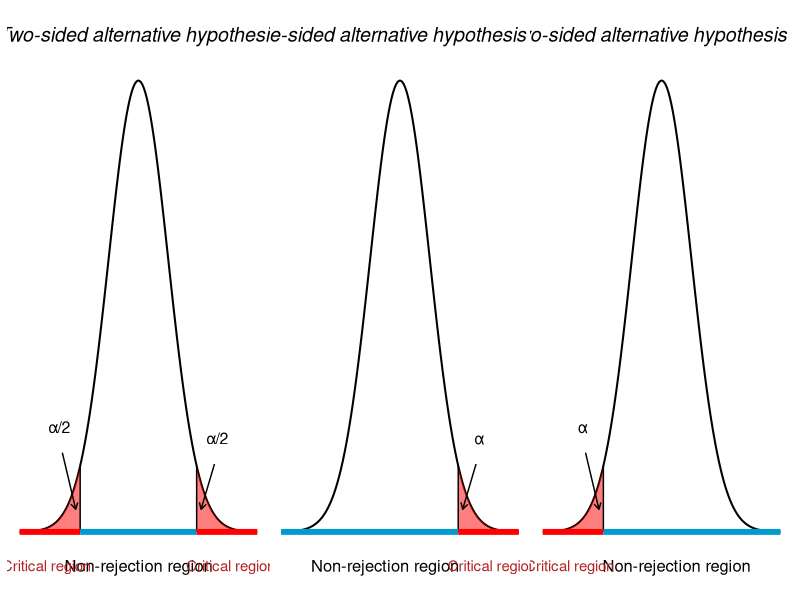

This figure's R source:
## ---- chunk 1
#| warning: false
#| message: false
#| fig-width: 12
#| fig-height: 3
#| fig-align: center

library(ggplot2)
library(patchwork)

# Data for standard normal curve
x_vals <- seq(-4, 4, length.out = 1000)
df <- data.frame(x = x_vals, y = dnorm(x_vals))

# Define alpha level and critical values
alpha <- 0.05
crit_val <- qnorm(1 - alpha / 2)  # ≈ ±1.96

# Data for shaded critical regions
df_left <- subset(df, x <= -crit_val)
df_right <- subset(df, x >= crit_val)

# Find y-values at critical points
y_crit <- dnorm(crit_val)

# Base plot
p1 <- ggplot(df, aes(x = x, y = y)) +
  geom_line(color = "black", linewidth = 0.7) +

  # Shade the critical regions
  geom_area(data = df_left, fill = "red", alpha = 0.5) +
  geom_area(data = df_right, fill = "red", alpha = 0.5) +

  # Vertical lines at critical values that stop at the curve
  annotate("segment", x = -crit_val, xend = -crit_val, y = 0, yend = y_crit, linetype = "solid", color = "black") +
  annotate("segment", x = crit_val, xend = crit_val, y = 0, yend = y_crit, linetype = "solid", color = "black") +

  # Horizontal colored lines for critical and acceptance regions
  annotate("segment", x = -4, xend = -crit_val, y = 0, yend = 0, color = "red", linewidth = 2) +
  annotate("segment", x = -crit_val, xend = crit_val, y = 0, yend = 0, color = "deepskyblue3", linewidth = 2) +
  annotate("segment", x = crit_val, xend = 4, y = 0, yend = 0, color = "red", linewidth = 2) +

   # Arrows pointing into tails
  annotate("segment", x = -crit_val-0.6, xend = -crit_val-0.15, y = 0.07, yend = 0.02,
           arrow = arrow(length = unit(0.18, "cm")), color = "black") +
  annotate("segment", x = crit_val + 0.6, xend = crit_val + 0.15, y = 0.06, yend = 0.02,
           arrow = arrow(length = unit(0.18, "cm")), color = "black") +

  # Annotate regions
  annotate("text", x = 0, y = 0.44, label = "Two-sided alternative hypothesis", size = 5, fontface = "italic") +
  annotate("text", x = 0, y = -0.03, label = "Non-rejection region", size = 4.2) +
  annotate("text", x = -3.1, y = -0.03, label = "Critical region", size = 3.8, color = "firebrick") +
  annotate("text", x = 3.1, y = -0.03, label = "Critical region", size = 3.8, color = "firebrick") +
  annotate("text", x = -crit_val-0.7, y = 0.1, label = "α/2", color = "black", size = 4, vjust = 1.2) +
  annotate("text", x = crit_val+0.7, y = 0.09, label = "α/2", color = "black", size = 4, vjust = 1.2) +

  # Clean theme
  labs(x = NULL, y = NULL) +
  theme_void() +
  theme(
    axis.text.y = element_blank(),
    axis.ticks = element_blank(),
    panel.grid = element_blank()
  )

#  plot
p2 <- ggplot(df, aes(x = x, y = y)) +
  geom_line(color = "black", linewidth = 0.7) +

  # Shade the critical regions
  geom_area(data = df_right, fill = "red", alpha = 0.5) +

  # Vertical  lines at critical values that stop at the curve

  annotate("segment", x = crit_val, xend = crit_val, y = 0, yend = y_crit, linetype = "solid", color = "black") +

  # Horizontal colored lines for critical and acceptance regions

  annotate("segment", x = -4, xend = crit_val, y = 0, yend = 0, color = "deepskyblue3", linewidth = 2) +
  annotate("segment", x = crit_val, xend = 4, y = 0, yend = 0, color = "red", linewidth = 2) +

   # Arrows pointing into tails
  annotate("segment", x = crit_val + 0.6, xend = crit_val + 0.15, y = 0.06, yend = 0.02,
           arrow = arrow(length = unit(0.18, "cm")), color = "black") +

  # Annotate regions
  annotate("text", x = 0, y = 0.44, label = "One-sided alternative hypothesis (>)", size = 5, fontface = "italic") +
  annotate("text", x = -0.5, y = -0.03, label = "Non-rejection region", size = 4.2) +
  annotate("text", x = 3.1, y = -0.03, label = "Critical region", size = 3.8, color = "firebrick") +
  annotate("text", x = crit_val+0.7, y = 0.09, label = "α", color = "black", size = 4, vjust = 1.2) +

  # Clean theme
  labs(x = NULL, y = NULL) +
  theme_void() +
  theme(
    axis.text.y = element_blank(),
    axis.ticks = element_blank(),
    panel.grid = element_blank()
  )

# plot

p3 <- ggplot(df, aes(x = x, y = y)) +
  geom_line(color = "black", linewidth = 0.7) +

  # Shade the critical regions
  geom_area(data = df_left, fill = "red", alpha = 0.5) +

  # Vertical lines at critical values that stop at the curve
  annotate("segment", x = -crit_val, xend = -crit_val, y = 0, yend = y_crit, linetype = "solid", color = "black") +


  # Horizontal colored lines for critical and acceptance regions
  annotate("segment", x = -4, xend = -crit_val, y = 0, yend = 0, color = "red", linewidth = 2) +
  annotate("segment", x = -crit_val, xend = 4 , y = 0, yend = 0, color = "deepskyblue3", linewidth = 2) +


   # Arrows pointing into tails
  annotate("segment", x = -crit_val-0.6, xend = -crit_val-0.15, y = 0.07, yend = 0.02,
           arrow = arrow(length = unit(0.18, "cm")), color = "black") +


  # Annotate regions
  annotate("text", x = 0, y = 0.44, label = "Two-sided alternative hypothesis (<)", size = 5, fontface = "italic") +
  annotate("text", x = 0.5, y = -0.03, label = "Non-rejection region", size = 4.2) +
  annotate("text", x = -3.1, y = -0.03, label = "Critical region", size = 3.8, color = "firebrick") +
  annotate("text", x = -crit_val-0.7, y = 0.1, label = "α", color = "black", size = 4, vjust = 1.2) +
  # Clean theme
  labs(x = NULL, y = NULL) +
  theme_void() +
  theme(
    axis.text.y = element_blank(),
    axis.ticks = element_blank(),
    panel.grid = element_blank()
  )

p1+ p2+ p3
